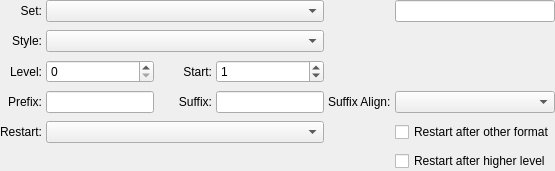
         <widget class="QWidget" name="pageNumbered">
          <layout class="QVBoxLayout" name="verticalLayout_10">
           <property name="spacing">
            <number>4</number>
           </property>
           <property name="leftMargin">
            <number>0</number>
           </property>
           <property name="topMargin">
            <number>0</number>
           </property>
           <property name="rightMargin">
            <number>0</number>
           </property>
           <property name="bottomMargin">
            <number>0</number>
           </property>
           <item>
            <layout class="QGridLayout" name="gridLayout_2" columnstretch="0,0,0,0,0,0,0,1">
             <property name="horizontalSpacing">
              <number>4</number>
             </property>
             <property name="verticalSpacing">
              <number>8</number>
             </property>
             <item row="1" column="0">
              <widget class="QLabel" name="numFormatLabel">
               <property name="text">
                <string>Style:</string>
               </property>
               <property name="alignment">
                <set>Qt::AlignmentFlag::AlignRight|Qt::AlignmentFlag::AlignTrailing|Qt::AlignmentFlag::AlignVCenter</set>
               </property>
               <property name="buddy">
                <cstring>numFormatCombo</cstring>
               </property>
              </widget>
             </item>
             <item row="2" column="0">
              <widget class="QLabel" name="numLevelLabel">
               <property name="text">
                <string>Level:</string>
               </property>
               <property name="alignment">
                <set>Qt::AlignmentFlag::AlignRight|Qt::AlignmentFlag::AlignTrailing|Qt::AlignmentFlag::AlignVCenter</set>
               </property>
              </widget>
             </item>
             <item row="2" column="3">
              <widget class="QLabel" name="numStartLabel">
               <property name="text">
                <string>Start:</string>
               </property>
               <property name="alignment">
                <set>Qt::AlignmentFlag::AlignRight|Qt::AlignmentFlag::AlignTrailing|Qt::AlignmentFlag::AlignVCenter</set>
               </property>
              </widget>
             </item>
             <item row="0" column="0">
              <widget class="QLabel" name="numComboLabel">
               <property name="text">
                <string>Set:</string>
               </property>
               <property name="alignment">
                <set>Qt::AlignmentFlag::AlignRight|Qt::AlignmentFlag::AlignTrailing|Qt::AlignmentFlag::AlignVCenter</set>
               </property>
              </widget>
             </item>
             <item row="4" column="6">
              <widget class="SMCheckBox" name="numRestartOtherBox">
               <property name="text">
                <string>Restart after other format</string>
               </property>
              </widget>
             </item>
             <item row="3" column="1">
              <widget class="QLineEdit" name="numPrefix">
               <property name="toolTip">
                <string>List number prefix</string>
               </property>
              </widget>
             </item>
             <item row="4" column="0">
              <widget class="QLabel" name="numRestartLabel">
               <property name="text">
                <string>Restart:</string>
               </property>
               <property name="alignment">
                <set>Qt::AlignmentFlag::AlignRight|Qt::AlignmentFlag::AlignTrailing|Qt::AlignmentFlag::AlignVCenter</set>
               </property>
              </widget>
             </item>
             <item row="0" column="1" colspan="4">
              <widget class="SMScComboBox" name="numComboBox">
               <property name="currentIndex">
                <number>-1</number>
               </property>
               <property name="minimumContentsLength">
                <number>10</number>
               </property>
              </widget>
             </item>
             <item row="5" column="6">
              <widget class="SMCheckBox" name="numRestartHigherBox">
               <property name="text">
                <string>Restart after higher level</string>
               </property>
              </widget>
             </item>
             <item row="2" column="2">
              <spacer name="horizontalSpacer_15">
               <property name="orientation">
                <enum>Qt::Orientation::Horizontal</enum>
               </property>
               <property name="sizeType">
                <enum>QSizePolicy::Policy::Fixed</enum>
               </property>
               <property name="sizeHint" stdset="0">
                <size>
                 <width>16</width>
                 <height>20</height>
                </size>
               </property>
              </spacer>
             </item>
             <item row="3" column="4">
              <widget class="QLineEdit" name="numSuffix">
               <property name="toolTip">
                <string>List number suffix</string>
               </property>
              </widget>
             </item>
             <item row="3" column="0">
              <widget class="QLabel" name="numPrefixLabel">
               <property name="text">
                <string>Prefix:</string>
               </property>
               <property name="alignment">
                <set>Qt::AlignmentFlag::AlignRight|Qt::AlignmentFlag::AlignTrailing|Qt::AlignmentFlag::AlignVCenter</set>
               </property>
              </widget>
             </item>
             <item row="0" column="5">
              <spacer name="horizontalSpacer_17">
               <property name="orientation">
                <enum>Qt::Orientation::Horizontal</enum>
               </property>
               <property name="sizeType">
                <enum>QSizePolicy::Policy::Fixed</enum>
               </property>
               <property name="sizeHint" stdset="0">
                <size>
                 <width>16</width>
                 <height>20</height>
                </size>
               </property>
              </spacer>
             </item>
             <item row="2" column="1">
              <widget class="SMSpinBox" name="numLevelSpin">
               <property name="toolTip">
                <string>Hierarchy level of list numbering</string>
               </property>
              </widget>
             </item>
             <item row="4" column="1" colspan="4">
              <widget class="SMScComboBox" name="numRestartCombo"/>
             </item>
             <item row="4" column="7">
              <spacer name="horizontalSpacer_9">
               <property name="orientation">
                <enum>Qt::Orientation::Horizontal</enum>
               </property>
               <property name="sizeHint" stdset="0">
                <size>
                 <width>0</width>
                 <height>20</height>
                </size>
               </property>
              </spacer>
             </item>
             <item row="1" column="1" colspan="4">
              <widget class="SMNumFormatCombo" name="numFormatCombo">
               <property name="sizePolicy">
                <sizepolicy hsizetype="Expanding" vsizetype="Fixed">
                 <horstretch>0</horstretch>
                 <verstretch>0</verstretch>
                </sizepolicy>
               </property>
               <property name="toolTip">
                <string>List numbering style</string>
               </property>
              </widget>
             </item>
             <item row="2" column="4">
              <widget class="SMSpinBox" name="numStartSpin">
               <property name="toolTip">
                <string>Starting number of the list count</string>
               </property>
               <property name="maximum">
                <number>99999</number>
               </property>
               <property name="value">
                <number>1</number>
               </property>
              </widget>
             </item>
             <item row="3" column="3">
              <widget class="QLabel" name="numSuffixLabel">
               <property name="text">
                <string>Suffix:</string>
               </property>
               <property name="alignment">
                <set>Qt::AlignmentFlag::AlignRight|Qt::AlignmentFlag::AlignTrailing|Qt::AlignmentFlag::AlignVCenter</set>
               </property>
              </widget>
             </item>
             <item row="0" column="6">
              <widget class="FormWidget" name="formWidget_2" native="true">
               <property name="sizePolicy">
                <sizepolicy hsizetype="Preferred" vsizetype="Minimum">
                 <horstretch>0</horstretch>
                 <verstretch>0</verstretch>
                </sizepolicy>
               </property>
               <property name="label" stdset="0">
                <string>New Set:</string>
               </property>
               <property name="useSmallFont" stdset="0">
                <bool>false</bool>
               </property>
               <layout class="QHBoxLayout" name="horizontalLayout_25">
                <property name="leftMargin">
                 <number>0</number>
                </property>
                <property name="topMargin">
                 <number>0</number>
                </property>
                <property name="rightMargin">
                 <number>0</number>
                </property>
                <property name="bottomMargin">
                 <number>0</number>
                </property>
                <item>
                 <widget class="QLineEdit" name="numNewLineEdit"/>
                </item>
               </layout>
              </widget>
             </item>
             <item row="3" column="6">
              <widget class="SMScComboBox" name="suffixAlignmentCombo">
               <property name="toolTip">
                <string>Alignment of suffix characters in numbered lists</string>
               </property>
              </widget>
             </item>
             <item row="3" column="5">
              <widget class="QLabel" name="suffixAlignmentLabel">
               <property name="text">
                <string>Suffix Align:</string>
               </property>
              </widget>
             </item>
            </layout>
           </item>
          </layout>
         </widget>
